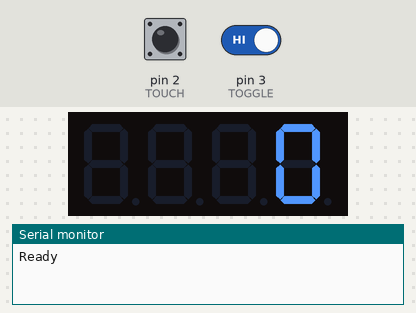
A sketch run on a simulated Arduino Uno, built with avr-gcc and run on an emulated ATmega328P. Parts: 4-digit seven-segment display, the last lines printed to the serial monitor. The inputs (shaded band) are chosen by the test bench; at power-on: pin 2 (TOUCH) HIGH, pin 3 (TOGGLE) HIGH.

Above: at 1.2 s.
1.3 s: pin 2 (TOUCH) pulled LOW for 0.15 s
At 2.6 s:
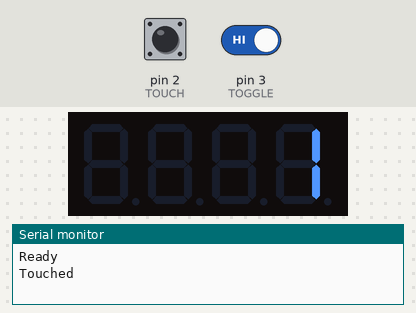
2.9 s: pin 2 (TOUCH) pulled LOW for 1 s
At 5.1 s:
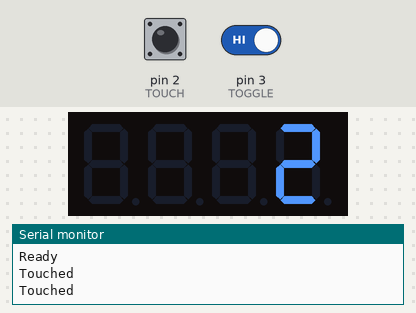
5.4 s: pin 3 (TOGGLE) driven LOW
At 6.3 s:
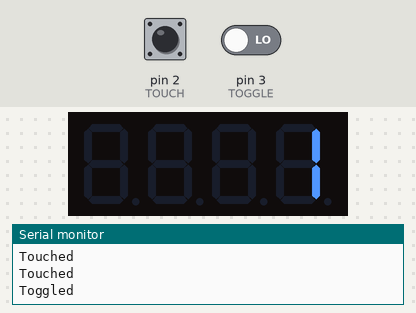
Timing chart, 0 to 8.4 s (numbered marks = the images above; inputs shaded):
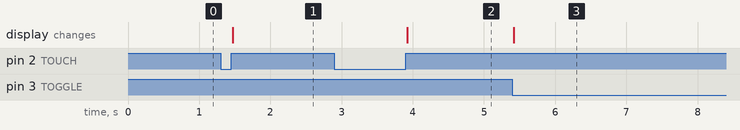

Measured:
- after the input at 1.3 s, the display: changes after 0.17 s (image 1)
- after the input at 2.9 s, the display: changes after 1.0 s (image 2)
- after the input at 5.4 s, the display: changes at once (image 3)

The sketch:

4-digit.ino
```cpp
#include <TM1637Display.h>

#define DIO 11
#define CLK 10
#define TOGGLE 3
#define TOUCH 2
#define BAUDRATE 9600

TM1637Display FND(CLK, DIO);
volatile int  Toggled = 0, Touched = 0;
uint16_t  TouchCount = 0;

void setup() {
  // TM1637Display
  FND.setBrightness(0x04);
  FND.showNumberDec(TouchCount);

  // Touch sensor
  pinMode(TOUCH, INPUT_PULLUP);
  pinMode(TOGGLE, INPUT_PULLUP);
  Serial.begin(BAUDRATE);
  Serial.println("Ready");

  attachInterrupt(digitalPinToInterrupt(TOUCH), ISR_INT0, RISING);
  attachInterrupt(digitalPinToInterrupt(TOGGLE), ISR_INT1, CHANGE);

  FND.showNumberDec(TouchCount);
}
void ISR_INT0()
{
  Touched = 1;
}
void ISR_INT1()
{
  Toggled = 1;
}

void loop() {

  if (Touched == 1) {
    TouchCount += 1;
    FND.showNumberDec(TouchCount);
    Touched = 0;
    Serial.println("Touched");
  }

  else if(Toggled == 1){
    if(TouchCount>0){
      TouchCount--;
    }
    FND.showNumberDec(TouchCount);
    Toggled = 0;
    Serial.println("Toggled");
    }
}
```
